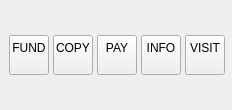
<?xml version="1.0" encoding="UTF-8"?>
<ui version="4.0">
 <class>SubscriptionTipMenu</class>
 <widget class="QWidget" name="SubscriptionTipMenu">
  <property name="geometry">
   <rect>
    <x>0</x>
    <y>0</y>
    <width>232</width>
    <height>110</height>
   </rect>
  </property>
  <property name="minimumSize">
   <size>
    <width>90</width>
    <height>80</height>
   </size>
  </property>
  <property name="maximumSize">
   <size>
    <width>16777215</width>
    <height>140</height>
   </size>
  </property>
  <property name="windowTitle">
   <string>Form</string>
  </property>
  <layout class="QVBoxLayout" name="verticalLayout_2">
   <property name="spacing">
    <number>0</number>
   </property>
   <property name="leftMargin">
    <number>0</number>
   </property>
   <property name="topMargin">
    <number>0</number>
   </property>
   <property name="rightMargin">
    <number>0</number>
   </property>
   <property name="bottomMargin">
    <number>0</number>
   </property>
   <item>
    <widget class="QWidget" name="container" native="true">
     <property name="sizePolicy">
      <sizepolicy hsizetype="Fixed" vsizetype="Fixed">
       <horstretch>100</horstretch>
       <verstretch>0</verstretch>
      </sizepolicy>
     </property>
     <property name="maximumSize">
      <size>
       <width>6000</width>
       <height>6000</height>
      </size>
     </property>
     <layout class="QHBoxLayout" name="horizontalLayout">
      <item>
       <widget class="QToolButton" name="btnFund">
        <property name="minimumSize">
         <size>
          <width>40</width>
          <height>40</height>
         </size>
        </property>
        <property name="text">
         <string>FUND
</string>
        </property>
        <property name="iconSize">
         <size>
          <width>40</width>
          <height>40</height>
         </size>
        </property>
        <property name="toolButtonStyle">
         <enum>Qt::ToolButtonTextUnderIcon</enum>
        </property>
       </widget>
      </item>
      <item>
       <widget class="QToolButton" name="btnCopy">
        <property name="minimumSize">
         <size>
          <width>40</width>
          <height>40</height>
         </size>
        </property>
        <property name="text">
         <string>COPY
</string>
        </property>
        <property name="iconSize">
         <size>
          <width>40</width>
          <height>40</height>
         </size>
        </property>
        <property name="checkable">
         <bool>false</bool>
        </property>
        <property name="autoExclusive">
         <bool>false</bool>
        </property>
        <property name="toolButtonStyle">
         <enum>Qt::ToolButtonTextUnderIcon</enum>
        </property>
       </widget>
      </item>
      <item>
       <widget class="QToolButton" name="btnPay">
        <property name="minimumSize">
         <size>
          <width>40</width>
          <height>40</height>
         </size>
        </property>
        <property name="maximumSize">
         <size>
          <width>16777215</width>
          <height>16777215</height>
         </size>
        </property>
        <property name="text">
         <string>PAY
</string>
        </property>
        <property name="iconSize">
         <size>
          <width>40</width>
          <height>40</height>
         </size>
        </property>
        <property name="toolButtonStyle">
         <enum>Qt::ToolButtonTextUnderIcon</enum>
        </property>
       </widget>
      </item>
      <item>
       <widget class="QToolButton" name="btnInfo">
        <property name="minimumSize">
         <size>
          <width>40</width>
          <height>40</height>
         </size>
        </property>
        <property name="text">
         <string>INFO
</string>
        </property>
        <property name="iconSize">
         <size>
          <width>40</width>
          <height>40</height>
         </size>
        </property>
        <property name="toolButtonStyle">
         <enum>Qt::ToolButtonTextUnderIcon</enum>
        </property>
       </widget>
      </item>
      <item>
       <widget class="QToolButton" name="btnVisit">
        <property name="minimumSize">
         <size>
          <width>40</width>
          <height>40</height>
         </size>
        </property>
        <property name="text">
         <string>VISIT
</string>
        </property>
        <property name="iconSize">
         <size>
          <width>40</width>
          <height>40</height>
         </size>
        </property>
        <property name="toolButtonStyle">
         <enum>Qt::ToolButtonTextUnderIcon</enum>
        </property>
       </widget>
      </item>
     </layout>
    </widget>
   </item>
  </layout>
 </widget>
 <resources/>
 <connections/>
</ui>
